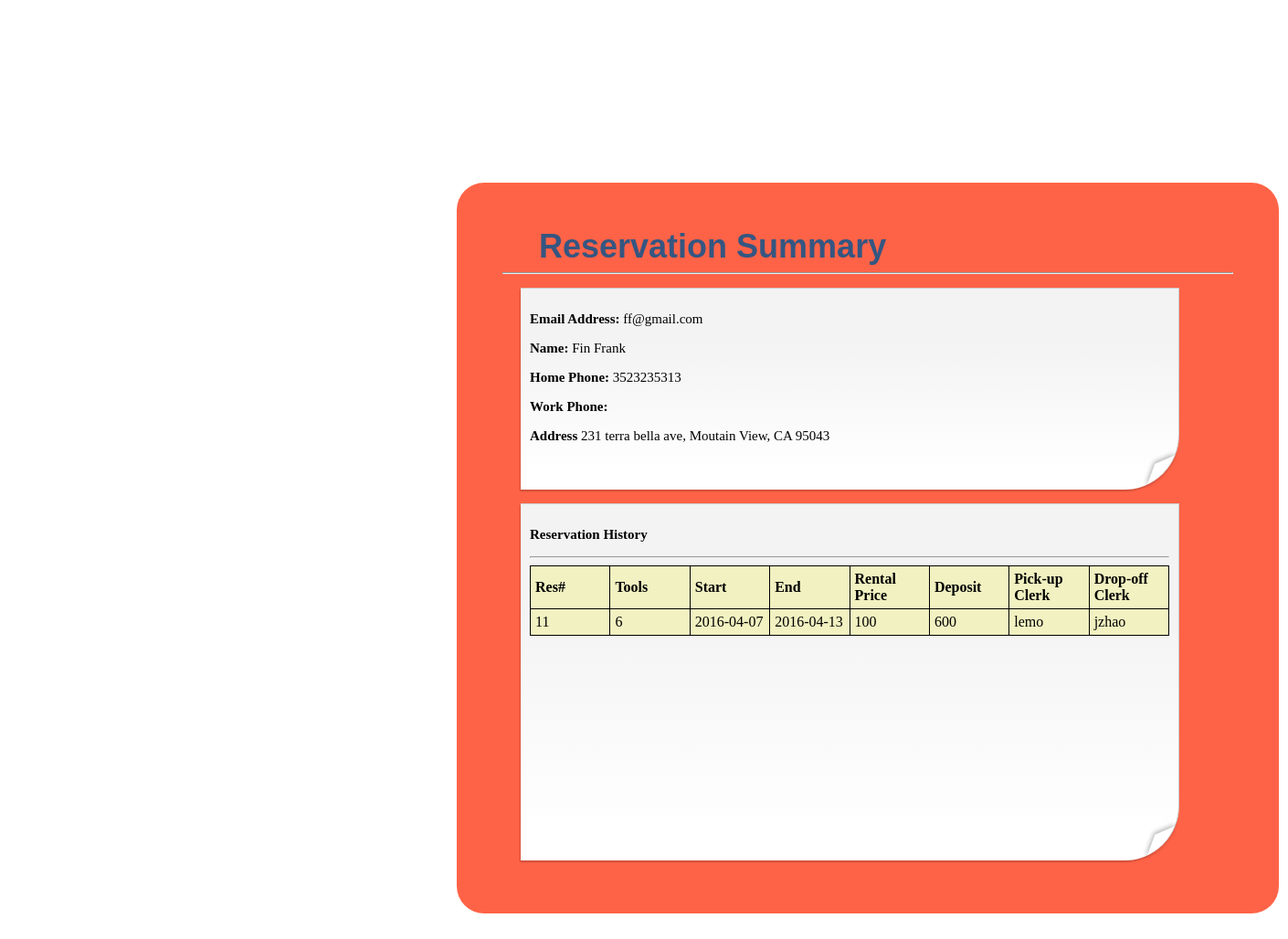
The app's page /View_Customer_Profile.php (signed in) with its own data.
### tables this page shows
CREATE TABLE IF NOT EXISTS `Customer` (
  `Login` varchar(36) NOT NULL,
  `Lname` varchar(40) NOT NULL,
  `Fname` varchar(25) NOT NULL,
  `Password` varchar(50) NOT NULL,
  `Address` varchar(200) NOT NULL,
  `Home_phone` varchar(10) NOT NULL,
  `Work_phone` varchar(10) DEFAULT NULL
);

CREATE TABLE IF NOT EXISTS `Reservation` (
  `Reservation_no` int(11) NOT NULL,
  `Start_date` date NOT NULL,
  `End_date` date NOT NULL,
  `Credit_card_no` bigint(16) DEFAULT NULL,
  `Credit_card_exp_date` date DEFAULT NULL,
  `Customer_login` varchar(36) NOT NULL,
  `Pick_up_clerk` varchar(16) DEFAULT NULL,
  `Drop_off_clerk` varchar(16) DEFAULT NULL
);

### View_Customer_Profile.php (the view, shortened to what this page needs)
<?php
$username = $_SESSION['username'];
$query_user_profile = "SELECT Login, Fname, Lname, Home_phone, Work_phone, Address FROM Customer WHERE Login = '$username'";
$result_user_profile = mysql_query($query_user_profile);
$row=mysql_fetch_assoc($result_user_profile);
$query_user_history = "SELECT a.Reservation_no as res, Tool_id, Start_date, End_date, Rental_price,
Deposit_amount, Pick_up_clerk, Drop_off_Clerk
FROM Reservation a
LEFT JOIN
(SELECT Reservation_no, Tool_id, Rental_price, Deposit_amount
FROM Consist_of
LEFT JOIN Tools ON Consist_of.Tool_id = Tools.ID) b
ON a.Reservation_no = b.Reservation_no
WHERE Customer_Login = '$username'
ORDER BY End_date DESC;";
$result_user_history = mysql_query($query_user_history);
?>
<!DOCTYPE html>
	<head>
		<link rel="stylesheet" type="text/css" href="6400prj.css" />
	</head>
	<body>
		<div class="container">
			<div>
			<p class="caption"><b>Reservation Summary</b></p>
			<hr>
			</div>
			<div class="poster mposter">
				<p class="sub-caption"><b>Email Address:</b> <?php echo $row['Login'] ?></p>
				<p class="sub-caption"><b>Name:</b> <?php echo $row['Fname'].' '.$row['Lname'] ?></p>
				<p class="sub-caption"><b>Home Phone:</b> <?php echo $row['Home_phone'] ?></p>
				<p class="sub-caption"><b>Work Phone:</b> <?php echo $row['Work_phone'] ?></p>
				<p class="sub-caption"><b>Address</b> <?php echo $row['Address'] ?></p>
			</div>
			<div class="poster sbposter">
				<p class="sub-caption"><b>Reservation History</b></p>
				<hr>
				<table id="t01" style="width:100%">
				  <tr>
					<th>Res#</th>
					<th>Tools</th>
					<th>Start</th>
					<th>End</th>
					<th>Rental Price</th>
					<th>Deposit</th>
					<th>Pick-up Clerk</th>
					<th>Drop-off Clerk</th>
				  </tr>
				<?php while($row=mysql_fetch_assoc($result_user_history)){
					 echo "<tr>
						<td>".$row['res']."</td>
						<td>".$row['Tool_id']."</td>
						<td>".$row['Start_date']."</td>
						<td>".$row['End_date']."</td>
						<td>".$row['Rental_price']."</td>
						<td>".$row['Deposit_amount']."</td>
						<td>".$row['Pick_up_clerk']."</td>
						<td>".$row['Drop_off_Clerk']."</td>
					  </tr>";
					}
				  ?>
				</table>
			</div>
		</div>
	</body>

### 6400prj.css (style rules this page uses)
body { background:#ffffff url("images/bground.jpg") no-repeat left top fixed; padding:0; margin:0px 0px 0px 0px; }
div.container { margin: 200px 500px; width: 800px; padding: 50px; height: 700px; background-color:tomato; border-color: 1px solid tomato; border-radius: 30px; }
p.caption { margin: 0px auto auto 40px; font-weight: 600; font-family: 'Titillium Web', sans-serif; font-size: 36px; line-height: 40px; color: #355681; }
p.sub-caption { font-size:15px; }
.poster { margin: 5px auto auto 20px; width: 300px; height: 500px; padding: 10px; position:relative; background: -webkit-gradient(linear, 0% 20%, 0% 92%, from(#f3f3f3), to(#fff), color-stop(.1,#f3f3f3)); border-top: 1px solid #ccc; border-right: 1px solid #ccc; -webkit-border-bottom-right-radius: 60px 60px; -webkit-box-shadow: -1px 2px 2px rgba(0, 0, 0, 0.2); }
.poster:before { content:''; width: 25px; height: 20px; position: absolute; bottom:0; right:0; -webkit-border-bottom-right-radius: 30px; -webkit-box-shadow: -2px -2px 5px rgba(0, 0, 0, 0.3); -webkit-transform: rotate(-20deg) skew(-40deg,-3deg) translate(-13px,-13px); }
.poster:after { content: ''; z-index: -1; width: 100px; height: 100px; position:absolute; bottom:0; right:0; background: rgba(0, 0, 0, 0.2); display: inline-block; -webkit-box-shadow: 20px 20px 8px rgba(0, 0, 0, 0.2); -webkit-transform: rotate(0deg) translate(-45px,-20px) skew(20deg); }
.mposter { margin: 15px 20px 15px 20px; height: 200px; width:700px; }
.sbposter { margin: 15px 20px 15px 20px; height: 370px; width:700px; }
table, th, td { border: 1px solid black; border-collapse: collapse; overflow:auto; }
th, td { padding: 5px; text-align: left; }
table#t01 { table-layout:fixed; width: 100%; background-color: #f1f1c1; }

### records on screen
customer: Login "ff@gmail.com", Fname "Fin", Lname "Frank", Home_phone "3523235313", Address "231 terra bella ave, Moutain View, CA 95043"
reservation: Reservation_no "11", Tool_id "6", Start_date "2016-04-07", End_date "2016-04-13", Rental_price "100", Deposit_amount "600", Pick_up_clerk "lemo", Drop_off_clerk "jzhao"
